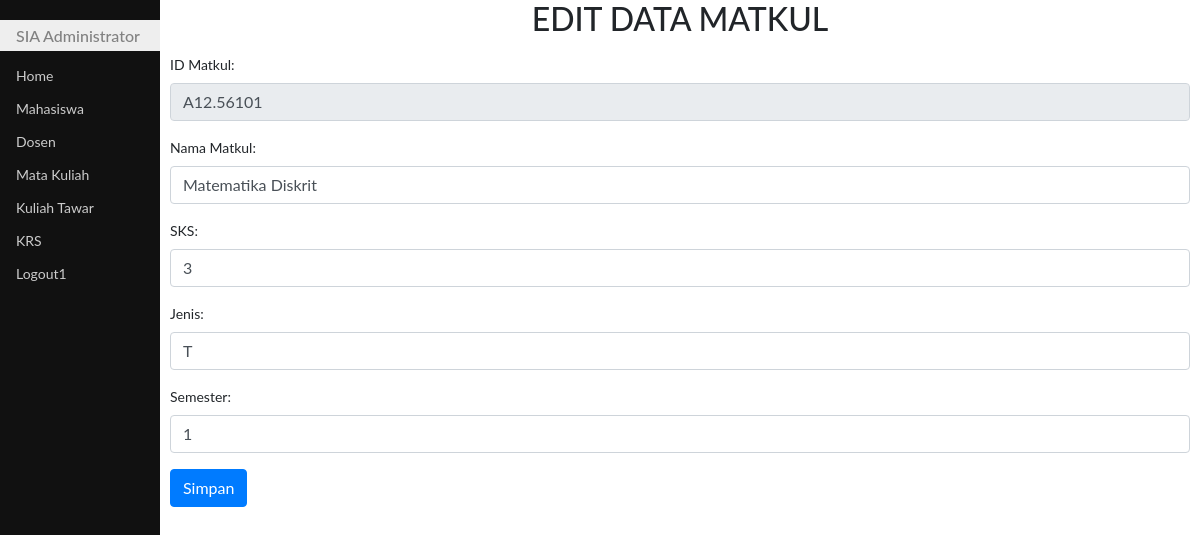
/editMatkul.php?kode=A12.56101, run on the app's committed database.
### tables this page shows
CREATE TABLE `matkul` (
  `idmatkul` char(10) NOT NULL,
  `namamatkul` varchar(50) DEFAULT NULL,
  `sks` int(2) DEFAULT NULL,
  `jns` char(3) DEFAULT NULL,
  `smt` varchar(10) DEFAULT NULL
);

### editMatkul.php (the view, shortened to what this page needs)
<!DOCTYPE html>
<html>
<head>
	<link rel="stylesheet" type="text/css" href="bootstrap4/css/bootstrap.css">
	<link rel="stylesheet" type="text/css" href="css/styleku.css">
</head>
<body>
	<?php
		require "fungsi.php";
		$id = $_GET['kode'];
		$sql = "SELECT * FROM matkul WHERE idmatkul='$id'";
		$query = mysqli_query($koneksi,$sql);
		$row = mysqli_fetch_assoc($query);
	?>
	<div class="utama">
		<h2 class="mb-3 text-center">EDIT DATA MATKUL</h2>
		<div class="row">
			<div class="col-sm-12">
				<form enctype="multipart/form-data" method="post" action="sv_editMatkul.php">
					<div class="form-group">
						<label for="idmatkul">ID Matkul:</label>
						<input class="form-control" type="text" name="idmatkul" id="idmatkul" value="<?php echo $row['idmatkul']?>" readonly>
					</div>
					<div class="form-group">
						<label for="namamatkul">Nama Matkul:</label>
						<input class="form-control" type="text" name="namamatkul" id="namamatkul" value="<?php echo $row['namamatkul']?>">
					</div>
					<div class="form-group">
						<label for="sks">SKS:</label>
						<input class="form-control" type="number" name="sks" id="sks" value="<?php echo $row['sks']?>">
					</div>
					<div class="form-group">
						<label for="jns">Jenis:</label>
						<input class="form-control" type="text" name="jns" id="jns" value="<?php echo $row['jns']?>">
					</div>
					<div class="form-group">
						<label for="smt">Semester:</label>
						<input class="form-control" type="number" name="smt" id="smt" value="<?php echo $row['smt']?>">
					</div>
					<div>
						<button class="btn btn-primary" type="submit" id="submit">Simpan</button>
					</div>
				</form>
		</div>
		</div>
	</div>
</body>
</html>

### css/styleku.css (style rules this page uses)
body { font-family: "Lato", sans-serif; }
.menusamping { height: 100%; width: 160px; position: fixed; z-index: 1; top: 0; left: 0; background-color: #111; overflow-x: hidden; padding-top: 20px; }
.menusamping a { padding: 6px 8px 6px 16px; text-decoration: none; font-size: 14px; color: #ccc; display: block; }
.menusamping h1 { padding: 6px 8px 6px 16px; text-decoration: none; font-size: 16px; color: #818181; background-color:#eee; display: block; }
.utama { margin-left: 160px; font-size: 14px; padding: 0px 10px; }

### data on the page
matkul: idmatkul "A12.56101", namamatkul "Matematika Diskrit", sks "3", jns "T", smt "1"
